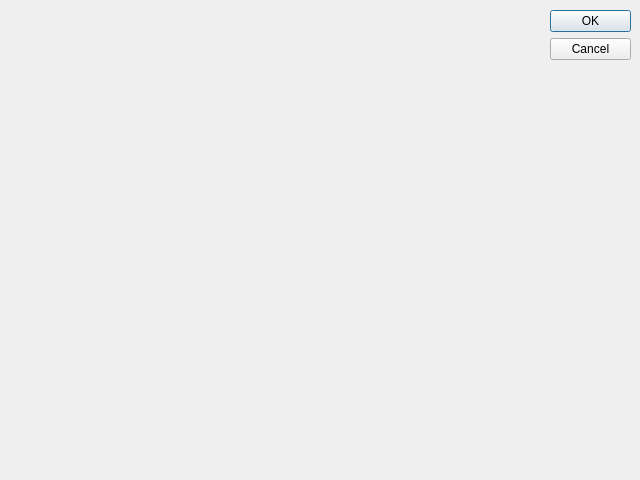
<ui version="4.0">
 <class>DialogCameras</class>
 <widget class="QDialog" name="DialogCameras">
  <property name="geometry">
   <rect>
    <x>0</x>
    <y>0</y>
    <width>640</width>
    <height>480</height>
   </rect>
  </property>
  <property name="windowTitle">
   <string>Dialog</string>
  </property>
  <widget class="QDialogButtonBox" name="buttonBox">
   <property name="geometry">
    <rect>
     <x>550</x>
     <y>10</y>
     <width>81</width>
     <height>461</height>
    </rect>
   </property>
   <property name="orientation">
    <enum>Qt::Vertical</enum>
   </property>
   <property name="standardButtons">
    <set>QDialogButtonBox::Cancel|QDialogButtonBox::Ok</set>
   </property>
  </widget>
 </widget>
 <resources/>
 <connections>
  <connection>
   <sender>buttonBox</sender>
   <signal>accepted()</signal>
   <receiver>DialogCameras</receiver>
   <slot>accept()</slot>
   <hints>
    <hint type="sourcelabel">
     <x>248</x>
     <y>254</y>
    </hint>
    <hint type="destinationlabel">
     <x>157</x>
     <y>274</y>
    </hint>
   </hints>
  </connection>
  <connection>
   <sender>buttonBox</sender>
   <signal>rejected()</signal>
   <receiver>DialogCameras</receiver>
   <slot>reject()</slot>
   <hints>
    <hint type="sourcelabel">
     <x>316</x>
     <y>260</y>
    </hint>
    <hint type="destinationlabel">
     <x>286</x>
     <y>274</y>
    </hint>
   </hints>
  </connection>
 </connections>
</ui>
